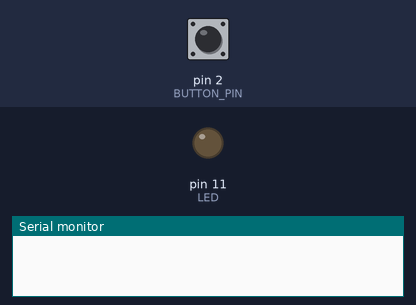
The sketch below on a simulated Arduino Uno, built with avr-gcc and run on an emulated ATmega328P. Parts: output pins drawn as LEDs (lit = HIGH), the last lines printed to the serial monitor. Inputs (shaded band) come from the test bench; at power-on: pin 2 (BUTTON_PIN) LOW.

Above: at 1.3 s.
1.4 s: pin 2 (BUTTON_PIN) pulled HIGH for 0.3 s
At 1.62 s:
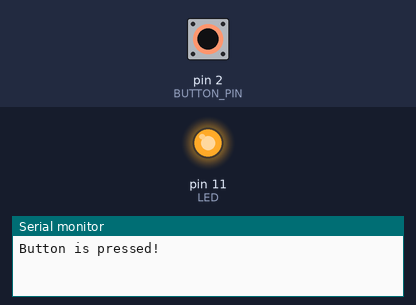
3.2 s: pin 2 (BUTTON_PIN) pulled HIGH for 3.2 s
At 7.4 s:
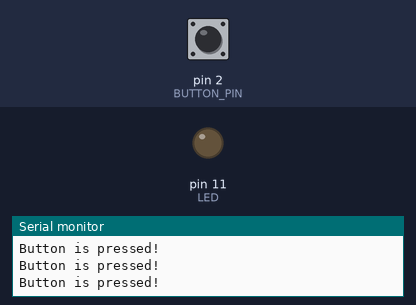
Timing chart, 0 to 8.9 s (numbered marks = the images above; inputs shaded):
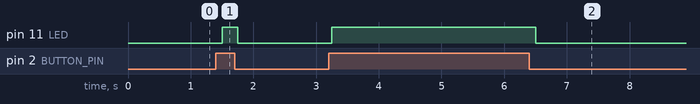

Measured:
- after the input at 1.4 s, pin 11 (LED): LOW → HIGH after 0.10 s, → LOW 0.25 s later
- after the input at 3.2 s, pin 11 (LED): LOW → HIGH after 0.05 s, → LOW 3.3 s later

The sketch:

blinkonbutton.ino
```cpp
#define BUTTON_PIN 2
#define LED 11

void setup() {
  Serial.begin(9600);
  pinMode(BUTTON_PIN, INPUT);
  pinMode(LED, OUTPUT);
  // put your setup code here, to run once:

}

void loop() {
  if(digitalRead(BUTTON_PIN) == HIGH){
  Serial.println("Button is pressed!");
    digitalWrite(LED, HIGH);
  }

  else{
   digitalWrite(LED, LOW);

  }
  // put your main code here, to run repeatedly:
  delay(250);
}
```
